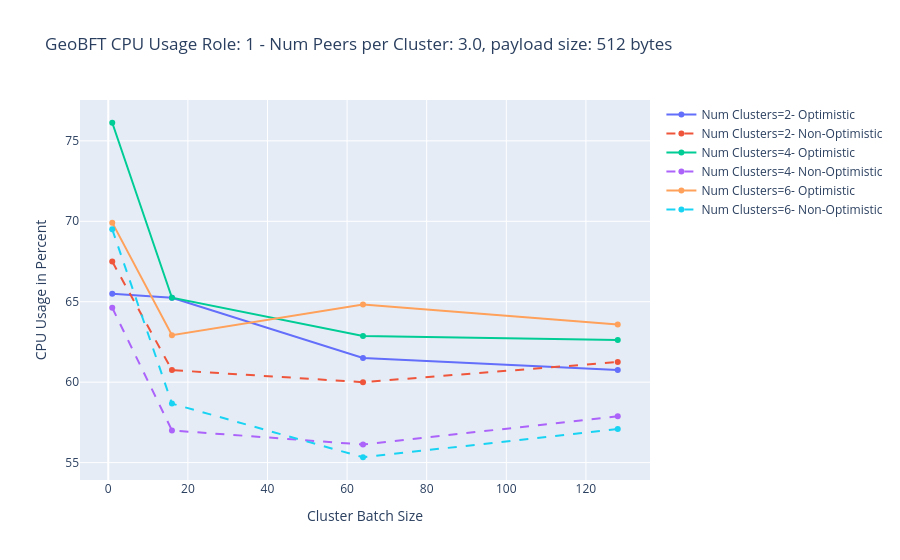
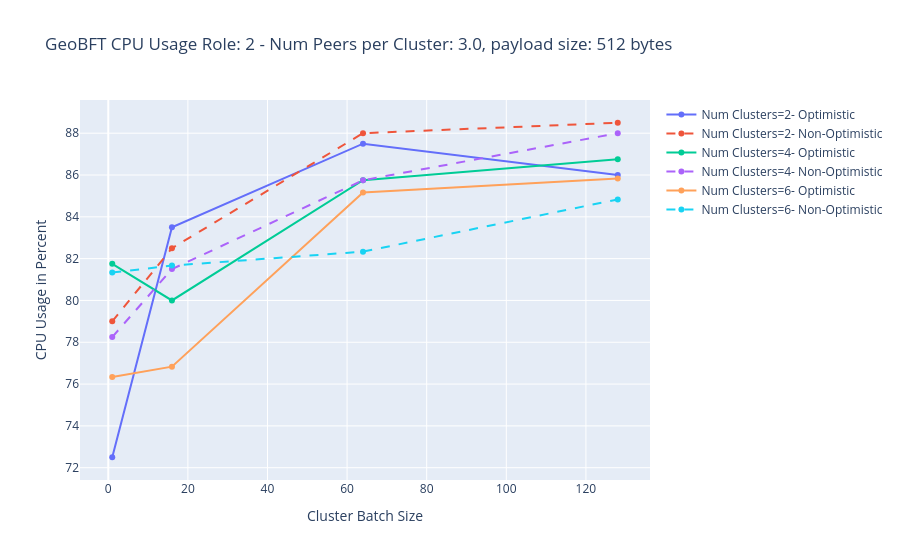
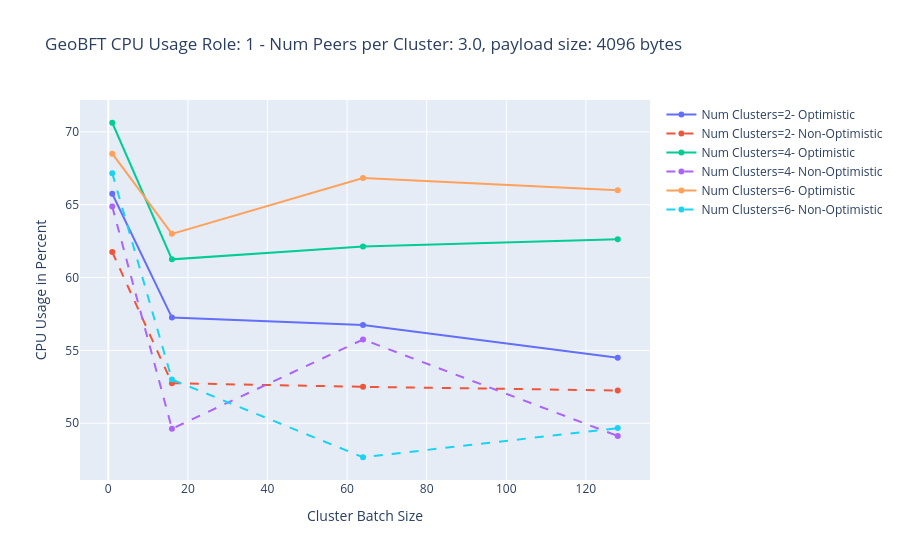
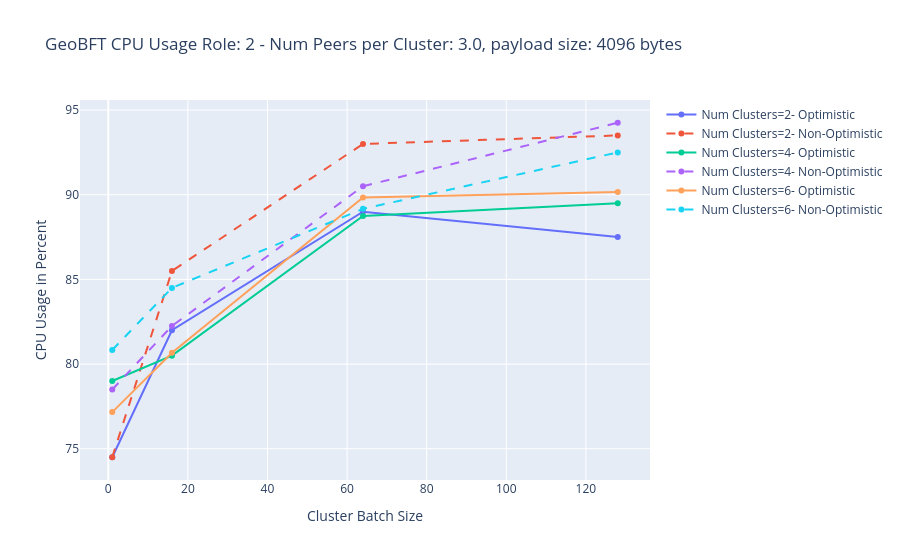

Source (notebook cell) for these figures, in order:
### Code cell
for gr, g in grouped_cpu:
    fig  = go.Figure()
    for v,data in g.sort_values(["nonoptimistic","cluster_batch_size","vallen","number_of_clusters"]).groupby(["number_of_clusters","nonoptimistic","vallen"]):
        # dashed if payload size is 4096 
        fig.add_trace(go.Scatter(
            name=f"Num Clusters={v[0]}- {'Non-Optimistic' if v[1] else 'Optimistic'}",
            y=data.groupby(["role","cluster_batch_size"])['cpu_usage'].mean(),
            x=data.groupby(["role","cluster_batch_size"])['cluster_batch_size'].mean(),
            mode='lines+markers',
            line=dict(dash='dash' if v[1] else 'solid')
        ))
    fig.update_layout(
        title=f"GeoBFT CPU Usage Role: {gr[2]} - Num Peers per Cluster: {gr[0]}, payload size: {gr[1]} bytes",
        xaxis_title="Cluster Batch Size",
        yaxis_title="CPU Usage in Percent",
        barmode='group'
    )
    fig.show()
    tikzplotly.save(filepath=f"outputs/{notebook_name}/geobft-cpu-role-{gr}.tex",fig=fig)

### Figure 1 — Plotly figure (JSON) as saved in the notebook; plotly's stock layout.template omitted (floating-point values rounded to 4 significant figures)
{"data": [{"line": {"dash": "solid"}, "mode": "lines+markers", "name": "Num Clusters=2- Optimistic", "type": "scatter", "x": [1.0, 16.0, 64.0, 128.0], "y": [65.5, 65.25, 61.5, 60.75]}, {"line": {"dash": "dash"}, "mode": "lines+markers", "name": "Num Clusters=2- Non-Optimistic", "type": "scatter", "x": [1.0, 16.0, 64.0, 128.0], "y": [67.5, 60.75, 60.0, 61.25]}, {"line": {"dash": "solid"}, "mode": "lines+markers", "name": "Num Clusters=4- Optimistic", "type": "scatter", "x": [1.0, 16.0, 64.0, 128.0], "y": [76.12, 65.25, 62.88, 62.62]}, {"line": {"dash": "dash"}, "mode": "lines+markers", "name": "Num Clusters=4- Non-Optimistic", "type": "scatter", "x": [1.0, 16.0, 64.0, 128.0], "y": [64.62, 57.0, 56.12, 57.88]}, {"line": {"dash": "solid"}, "mode": "lines+markers", "name": "Num Clusters=6- Optimistic", "type": "scatter", "x": [1.0, 16.0, 64.0, 128.0], "y": [69.92, 62.92, 64.83, 63.58]}, {"line": {"dash": "dash"}, "mode": "lines+markers", "name": "Num Clusters=6- Non-Optimistic", "type": "scatter", "x": [1.0, 16.0, 64.0, 128.0], "y": [69.5, 58.67, 55.33, 57.08]}], "layout": {"barmode": "group", "title": {"text": "GeoBFT CPU Usage Role: 1 - Num Peers per Cluster: 3.0, payload size: 512 bytes"}, "xaxis": {"title": {"text": "Cluster Batch Size"}}, "yaxis": {"title": {"text": "CPU Usage in Percent"}}}}

### Figure 2 — Plotly figure (JSON) as saved in the notebook; plotly's stock layout.template omitted (floating-point values rounded to 4 significant figures)
{"data": [{"line": {"dash": "solid"}, "mode": "lines+markers", "name": "Num Clusters=2- Optimistic", "type": "scatter", "x": [1.0, 16.0, 64.0, 128.0], "y": [72.5, 83.5, 87.5, 86.0]}, {"line": {"dash": "dash"}, "mode": "lines+markers", "name": "Num Clusters=2- Non-Optimistic", "type": "scatter", "x": [1.0, 16.0, 64.0, 128.0], "y": [79.0, 82.5, 88.0, 88.5]}, {"line": {"dash": "solid"}, "mode": "lines+markers", "name": "Num Clusters=4- Optimistic", "type": "scatter", "x": [1.0, 16.0, 64.0, 128.0], "y": [81.75, 80.0, 85.75, 86.75]}, {"line": {"dash": "dash"}, "mode": "lines+markers", "name": "Num Clusters=4- Non-Optimistic", "type": "scatter", "x": [1.0, 16.0, 64.0, 128.0], "y": [78.25, 81.5, 85.75, 88.0]}, {"line": {"dash": "solid"}, "mode": "lines+markers", "name": "Num Clusters=6- Optimistic", "type": "scatter", "x": [1.0, 16.0, 64.0, 128.0], "y": [76.33, 76.83, 85.17, 85.83]}, {"line": {"dash": "dash"}, "mode": "lines+markers", "name": "Num Clusters=6- Non-Optimistic", "type": "scatter", "x": [1.0, 16.0, 64.0, 128.0], "y": [81.33, 81.67, 82.33, 84.83]}], "layout": {"barmode": "group", "title": {"text": "GeoBFT CPU Usage Role: 2 - Num Peers per Cluster: 3.0, payload size: 512 bytes"}, "xaxis": {"title": {"text": "Cluster Batch Size"}}, "yaxis": {"title": {"text": "CPU Usage in Percent"}}}}

### Figure 3 — Plotly figure (JSON) as saved in the notebook; plotly's stock layout.template omitted (floating-point values rounded to 4 significant figures)
{"data": [{"line": {"dash": "solid"}, "mode": "lines+markers", "name": "Num Clusters=2- Optimistic", "type": "scatter", "x": [1.0, 16.0, 64.0, 128.0], "y": [65.75, 57.25, 56.75, 54.5]}, {"line": {"dash": "dash"}, "mode": "lines+markers", "name": "Num Clusters=2- Non-Optimistic", "type": "scatter", "x": [1.0, 16.0, 64.0, 128.0], "y": [61.75, 52.75, 52.5, 52.25]}, {"line": {"dash": "solid"}, "mode": "lines+markers", "name": "Num Clusters=4- Optimistic", "type": "scatter", "x": [1.0, 16.0, 64.0, 128.0], "y": [70.62, 61.25, 62.12, 62.62]}, {"line": {"dash": "dash"}, "mode": "lines+markers", "name": "Num Clusters=4- Non-Optimistic", "type": "scatter", "x": [1.0, 16.0, 64.0, 128.0], "y": [64.88, 49.62, 55.75, 49.12]}, {"line": {"dash": "solid"}, "mode": "lines+markers", "name": "Num Clusters=6- Optimistic", "type": "scatter", "x": [1.0, 16.0, 64.0, 128.0], "y": [68.5, 63.0, 66.83, 66.0]}, {"line": {"dash": "dash"}, "mode": "lines+markers", "name": "Num Clusters=6- Non-Optimistic", "type": "scatter", "x": [1.0, 16.0, 64.0, 128.0], "y": [67.17, 53.0, 47.67, 49.67]}], "layout": {"barmode": "group", "title": {"text": "GeoBFT CPU Usage Role: 1 - Num Peers per Cluster: 3.0, payload size: 4096 bytes"}, "xaxis": {"title": {"text": "Cluster Batch Size"}}, "yaxis": {"title": {"text": "CPU Usage in Percent"}}}}

### Figure 4 — Plotly figure (JSON) as saved in the notebook; plotly's stock layout.template omitted (floating-point values rounded to 4 significant figures)
{"data": [{"line": {"dash": "solid"}, "mode": "lines+markers", "name": "Num Clusters=2- Optimistic", "type": "scatter", "x": [1.0, 16.0, 64.0, 128.0], "y": [74.5, 82.0, 89.0, 87.5]}, {"line": {"dash": "dash"}, "mode": "lines+markers", "name": "Num Clusters=2- Non-Optimistic", "type": "scatter", "x": [1.0, 16.0, 64.0, 128.0], "y": [74.5, 85.5, 93.0, 93.5]}, {"line": {"dash": "solid"}, "mode": "lines+markers", "name": "Num Clusters=4- Optimistic", "type": "scatter", "x": [1.0, 16.0, 64.0, 128.0], "y": [79.0, 80.5, 88.75, 89.5]}, {"line": {"dash": "dash"}, "mode": "lines+markers", "name": "Num Clusters=4- Non-Optimistic", "type": "scatter", "x": [1.0, 16.0, 64.0, 128.0], "y": [78.5, 82.25, 90.5, 94.25]}, {"line": {"dash": "solid"}, "mode": "lines+markers", "name": "Num Clusters=6- Optimistic", "type": "scatter", "x": [1.0, 16.0, 64.0, 128.0], "y": [77.17, 80.67, 89.83, 90.17]}, {"line": {"dash": "dash"}, "mode": "lines+markers", "name": "Num Clusters=6- Non-Optimistic", "type": "scatter", "x": [1.0, 16.0, 64.0, 128.0], "y": [80.83, 84.5, 89.17, 92.5]}], "layout": {"barmode": "group", "title": {"text": "GeoBFT CPU Usage Role: 2 - Num Peers per Cluster: 3.0, payload size: 4096 bytes"}, "xaxis": {"title": {"text": "Cluster Batch Size"}}, "yaxis": {"title": {"text": "CPU Usage in Percent"}}}}
